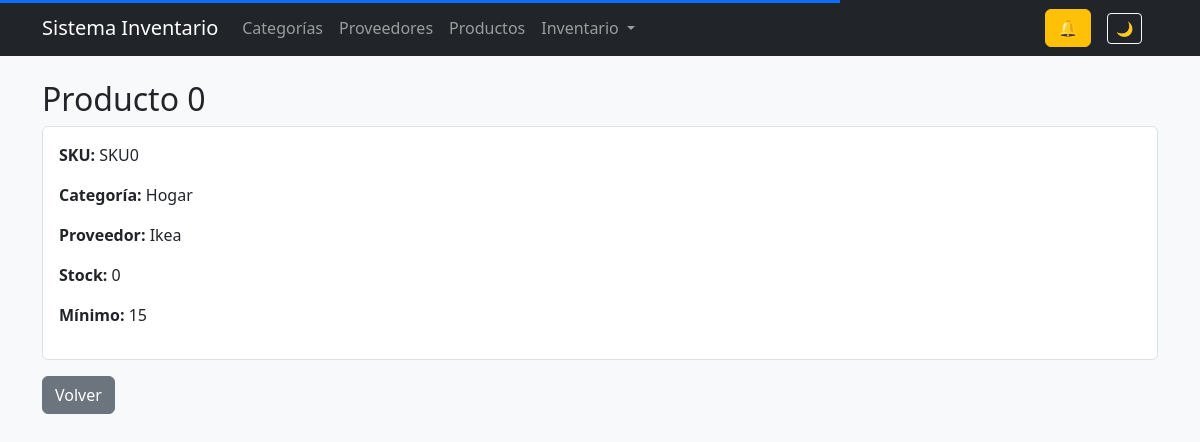
The app's page /productos/1/, older data.
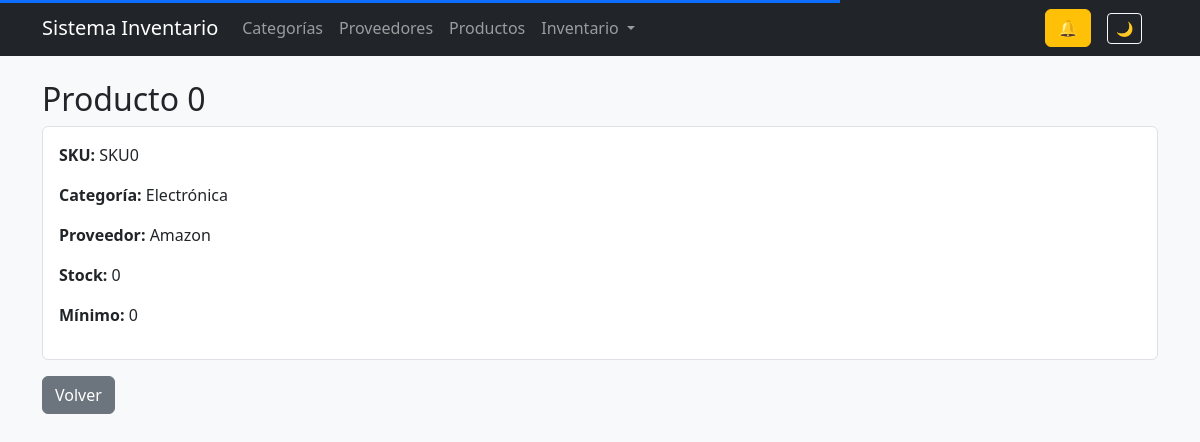
The same page, newer data.
### products/models.py (models this page shows, shortened)
class Product(models.Model):
    name = models.CharField(max_length=150, db_index=True)
    sku = models.CharField(max_length=50, unique=True, db_index=True)
    category = models.ForeignKey(
        Category,
        on_delete=models.SET_NULL,
        null=True,
        related_name='products'
    )
    supplier = models.ForeignKey(
        Supplier,
        on_delete=models.SET_NULL,
        null=True,
        blank=True,
        related_name='products'
    )
    stock = models.IntegerField(default=0)
    min_stock = models.IntegerField(default=0)
    cost_price = models.DecimalField(max_digits=10, decimal_places=2, default=0)
    sale_price = models.DecimalField(max_digits=10, decimal_places=2, default=0)
    image = models.ImageField(upload_to=product_image_path, blank=True, null=True)
    last_low_stock_alert = models.DateTimeField(null=True, blank=True)
    created_at = models.DateTimeField(auto_now_add=True)
    updated_at = models.DateTimeField(auto_now=True)
    class Meta:
        ordering = ['name']
        verbose_name = "Product"
        verbose_name_plural = "Products"

### categories/models.py (models this page shows)
class Category(models.Model):
    name = models.CharField(max_length=100, unique=True, db_index=True)
    description = models.TextField(blank=True)
    parent = models.ForeignKey(
        'self',
        on_delete=models.SET_NULL,
        null=True,
        blank=True,
        related_name='subcategories'
    )
    class Meta:
        verbose_name = "Category"
        verbose_name_plural = "Categories"
        ordering = ['name']
    def __str__(self):
        return self.name

### suppliers/models.py (models this page shows)
class Supplier(models.Model):
    name = models.CharField(max_length=150, db_index=True)
    contact_name = models.CharField(max_length=100, blank=True)
    email = models.EmailField(blank=True)
    phone = models.CharField(max_length=20, blank=True)
    address = models.TextField(blank=True)
    lead_time_days = models.PositiveIntegerField(default=0)
    default_order_quantity = models.PositiveIntegerField(default=0, blank=True)
    class Meta:
        ordering = ['name']
        verbose_name = "Supplier"
        verbose_name_plural = "Suppliers"
    def __str__(self):
        return self.name

### products/views.py (the view)
# urls.py: path("<int:pk>/", product_detail, name="product_detail"),
def product_detail(request, pk):
    product = get_object_or_404(Product, pk=pk)
    return render(request, "products/detail.html", {"product": product})

### notifications/context_processors.py (called while the page is built)
def notifications_unread(request):
    return {
        "notifications_unread": Notification.objects.filter(seen=False).count()
    }

### products/templates/products/detail.html (shortened to what this page needs)
{% extends 'base.html' %}
{% block content %}
<h2>{{ product.name }}</h2>
<div class="card p-3 mb-3">
    <p><strong>SKU:</strong> {{ product.sku }}</p>
    <p><strong>Categoría:</strong> {{ product.category }}</p>
    <p><strong>Proveedor:</strong> {{ product.supplier }}</p>
    <p><strong>Stock:</strong> {{ product.stock }}</p>
    <p><strong>Mínimo:</strong> {{ product.min_stock }}</p>
</div>
<a href="{% url 'product_list' %}" class="btn btn-secondary">Volver</a>
{% endblock %}

Row changes from the older to the newer data that the page shows:
changed Product "Producto 0": category "Hogar" → "Electrónica"; supplier "Ikea" → "Amazon"; min_stock "15" → "0"
